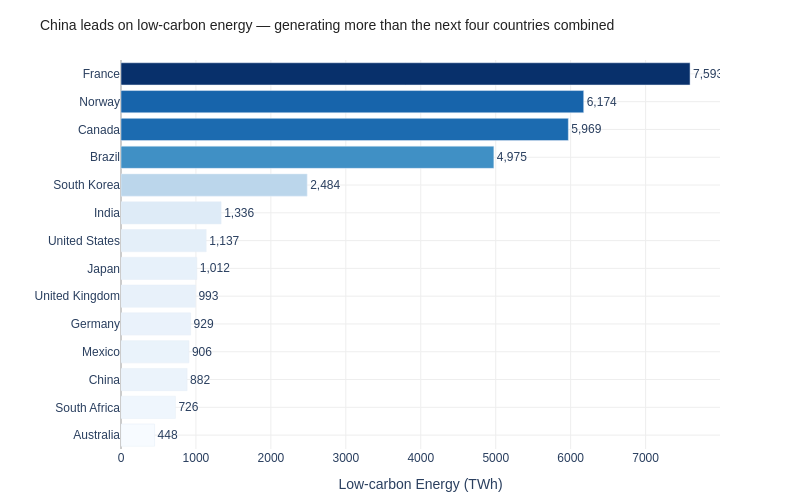

This figure's notebook cell:
### Code cell
# ── Step 2b: HORIZONTAL BAR CHART ─────────────────────────────────────────────
# Sorted ascending so the longest bar (highest TWh) is at the top
# Colour: single CVD-safe blue for all bars (encoding is captured by bar length)

lowcarbon_sorted = lowcarbon.sort_values('TWh', ascending=True)  # ascending for horizontal bar

fig_bar = px.bar(
    lowcarbon_sorted,
    x='TWh',
    y='Country',
    orientation='h',
    color='TWh',
    color_continuous_scale='Blues',     # sequential CVD-safe scale
    labels={'TWh': 'Low-carbon Energy (TWh)', 'Country': ''},
    title='China leads on low-carbon energy — generating more than the next four countries combined',
    height=500, width=800
)

fig_bar.update_traces(
    texttemplate='%{x:,.0f}',
    textposition='outside',
    hovertemplate='<b>%{y}</b><br>%{x:,.0f} TWh<extra></extra>',
)

fig_bar.update_layout(
    plot_bgcolor='white',
    paper_bgcolor='white',
    font=dict(family='Arial', size=12),
    margin=dict(l=10, r=80, t=60, b=40),
    xaxis=dict(
        title='Low-carbon Energy (TWh)',
        gridcolor='#EEEEEE',
        zeroline=True,
        zerolinecolor='#CCCCCC',
        rangemode='tozero',              # zero baseline — mandatory rule
    ),
    yaxis=dict(gridcolor='#EEEEEE'),
    coloraxis_showscale=False,           # colour already encoded by bar length; scale is redundant
    title_font=dict(family='Arial', size=14, color='#222222'),
)

fig_bar.show()

### Figure 1 — Plotly figure (JSON) as saved in the notebook; plotly's stock layout.template omitted (floating-point values rounded to 4 significant figures)
{"data": [{"hovertemplate": "<b>%{y}</b><br>%{x:,.0f} TWh<extra></extra>", "legendgroup": "", "marker": {"color": [448.0, 726.0, 882.0, 906.0, 929.0, 993.0, 1012.0, 1137.0, 1336.0, 2484.0, 4975.0, 5969.0, 6174.0, 7593.0], "coloraxis": "coloraxis", "pattern": {"shape": ""}}, "name": "", "orientation": "h", "showlegend": false, "textposition": "outside", "texttemplate": "%{x:,.0f}", "type": "bar", "x": [448.0, 726.0, 882.0, 906.0, 929.0, 993.0, 1012.0, 1137.0, 1336.0, 2484.0, 4975.0, 5969.0, 6174.0, 7593.0], "xaxis": "x", "y": ["Australia", "South Africa", "China", "Mexico", "Germany", "United Kingdom", "Japan", "United States", "India", "South Korea", "Brazil", "Canada", "Norway", "France"], "yaxis": "y"}], "layout": {"barmode": "relative", "coloraxis": {"colorbar": {"title": {"text": "Low-carbon Energy (TWh)"}}, "colorscale": [[0, "rgb(247,251,255)"], [0.125, "rgb(222,235,247)"], [0.25, "rgb(198,219,239)"], [0.375, "rgb(158,202,225)"], [0.5, "rgb(107,174,214)"], [0.625, "rgb(66,146,198)"], [0.75, "rgb(33,113,181)"], [0.875, "rgb(8,81,156)"], [1, "rgb(8,48,107)"]], "showscale": false}, "font": {"family": "Arial", "size": 12}, "height": 500, "legend": {"tracegroupgap": 0}, "margin": {"b": 40, "l": 10, "r": 80, "t": 60}, "paper_bgcolor": "white", "plot_bgcolor": "white", "title": {"font": {"color": "#222222", "family": "Arial", "size": 14}, "text": "China leads on low-carbon energy — generating more than the next four countries combined"}, "width": 800, "xaxis": {"anchor": "y", "domain": [0, 1], "gridcolor": "#EEEEEE", "rangemode": "tozero", "title": {"text": "Low-carbon Energy (TWh)"}, "zeroline": true, "zerolinecolor": "#CCCCCC"}, "yaxis": {"anchor": "x", "domain": [0, 1], "gridcolor": "#EEEEEE", "title": {"text": ""}}}}
